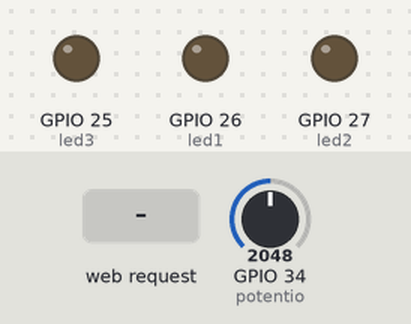
Recording of a sketch running on a simulated ESP32. On the bench: output pins drawn as LEDs (lit = HIGH). The test bench sets the inputs (shaded band); at power-on: GPIO 34 (potentio) = 2048. WiFi joins after 1.5 s; servers stay silent unless stated; what the sketch prints to the serial monitor is not drawn.

Above: at 2.7 s.
2.8 s: HTTP request GET /led1 received
At 4.0 s:
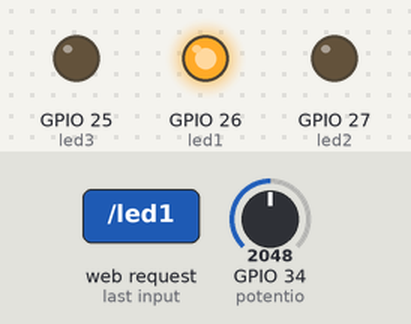
4.3 s: HTTP request GET /led2 received
At 5.2 s:
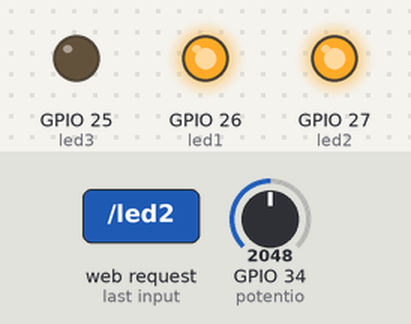
5.8 s: HTTP request GET /led3 received
At 6.3 s:
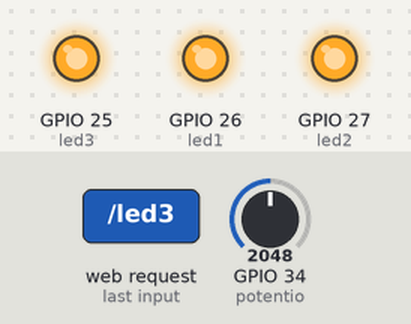
7.3 s: HTTP request GET /led1 received
At 8.5 s:
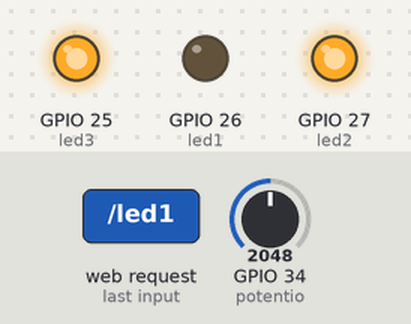
8.8 s: HTTP request GET /led2 received
At 9.8 s:
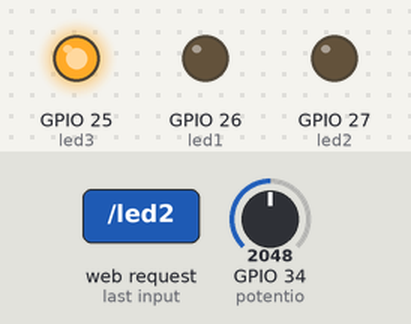
Timing chart, 0 to 11.3 s (numbered marks = the images above; inputs shaded):
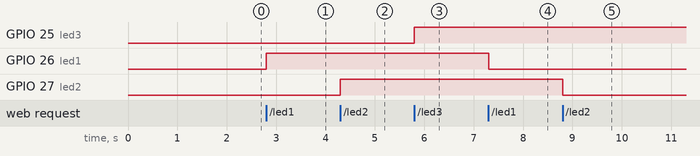

Measured:
- after the input at 2.8 s, GPIO 26 (led1): LOW → HIGH at once
- after the input at 4.3 s, GPIO 27 (led2): LOW → HIGH at once
- after the input at 5.8 s, GPIO 25 (led3): LOW → HIGH at once
- after the input at 7.3 s, GPIO 26 (led1): HIGH → LOW at once
- after the input at 8.8 s, GPIO 27 (led2): HIGH → LOW at once

The sketch:

Esp32_from_and_to_android_studio.ino
```cpp
//This project tell how to receive and send data between ESP32 and Android app.
//also u can see on web by type the ip address
//github : https://github.com/wiwidnadw
//YouTube: Digitalneering (https://www.youtube.com/channel/UClxwaaJ-or0SJtlWMi3pHpA)
//Line : wiwidnadw

#include <WiFi.h>

IPAddress ip(192, 168, 43, 150);
IPAddress gateway(192, 168, 43, 1);
IPAddress subnet(255, 255, 255, 0);
IPAddress dns(192, 168, 43, 1);

#define potentio 34
#define led1 26
#define led2 27
#define led3 25


const char* ssid     = "ur network";
const char* password = "ur password";

WiFiServer server(80);

void setup()
{
    Serial.begin(115200);
    pinMode(led1, OUTPUT);
    pinMode(led2, OUTPUT);
    pinMode(led3, OUTPUT);
    pinMode(potentio, INPUT);

    delay(10);

    // We start by connecting to a WiFi network

    Serial.println();
    Serial.println();
    Serial.print("Connecting to ");
    Serial.println(ssid);

    WiFi.config(ip,dns,gateway,subnet);
    WiFi.begin(ssid, password);

    while (WiFi.status() != WL_CONNECTED) {
        delay(500);
        Serial.print(".");
    }

    Serial.println("");
    Serial.println("WiFi connected.");
    Serial.println("IP address: ");
    Serial.println(WiFi.localIP());

    server.begin();

}

int value = 0;

void loop(){
  WiFiClient client = server.available();
  if (!client) {
    return;
  }
  Serial.println("New Client.");
  while(!client.available()) {
    delay(1);
  }

  String request = client.readStringUntil('\r');
  Serial.print(request);


  if(request.indexOf("led1") != -1 ) {
    digitalWrite(led1, !digitalRead(led1));
  }
  if(request.indexOf("led2") != -1 ) {
    digitalWrite(led2, !digitalRead(led2));
  }
  if(request.indexOf("led3") != -1 ) {
    digitalWrite(led3, !digitalRead(led3));
  }

  int sensorvalue = analogRead(potentio);
  Serial.print(sensorvalue);


   client.println("HTTP/1.1 200 OK");
   client.println("Content-type:text/html");
   client.println("");


    client.print(",");
    client.print(sensorvalue);
    delay(1);


}
```
